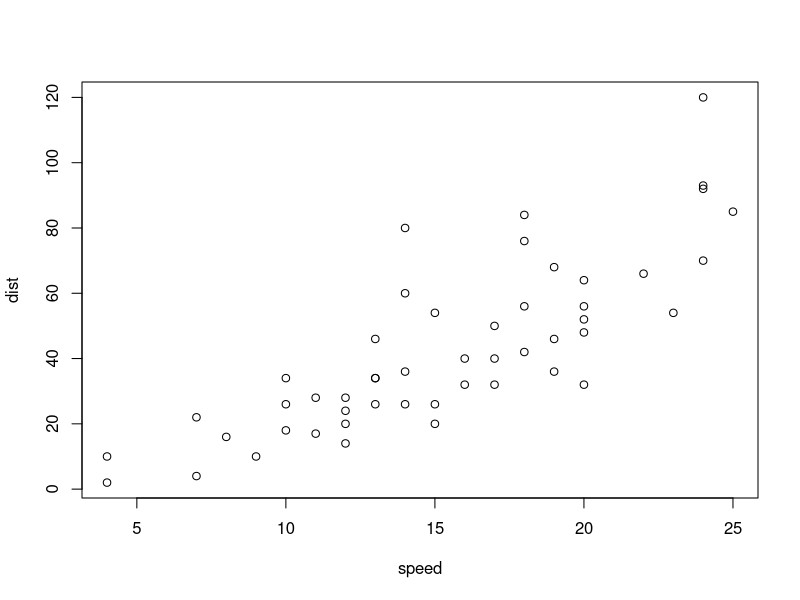
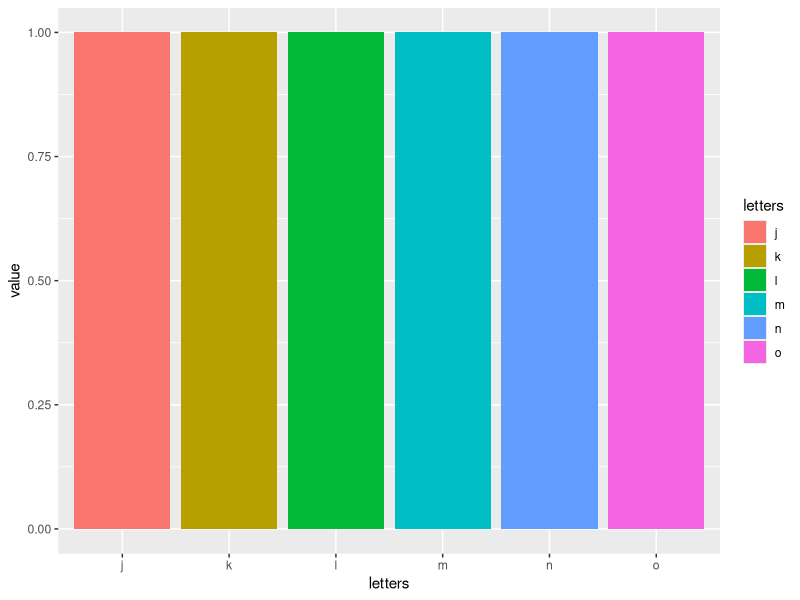
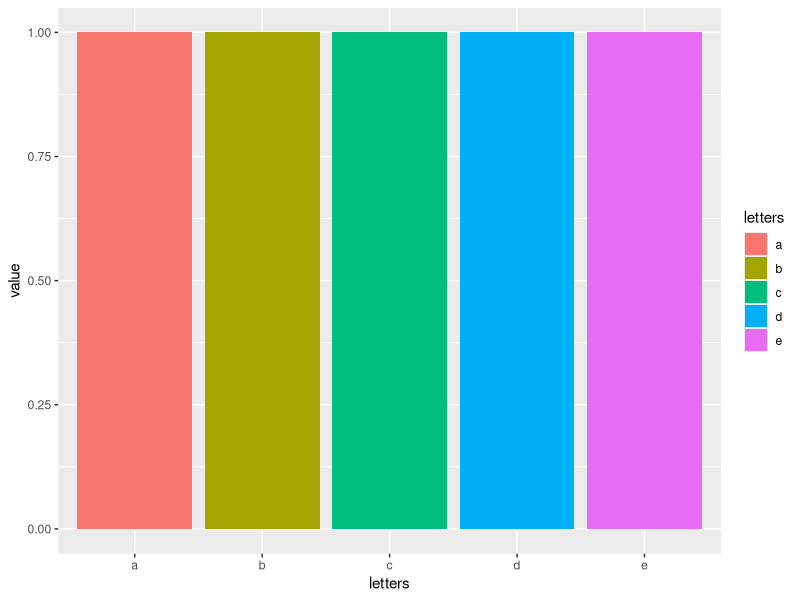
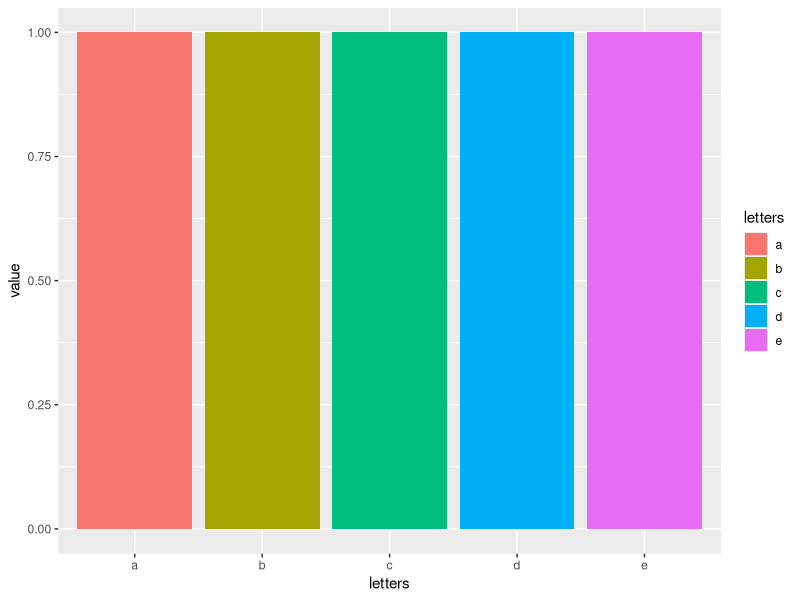
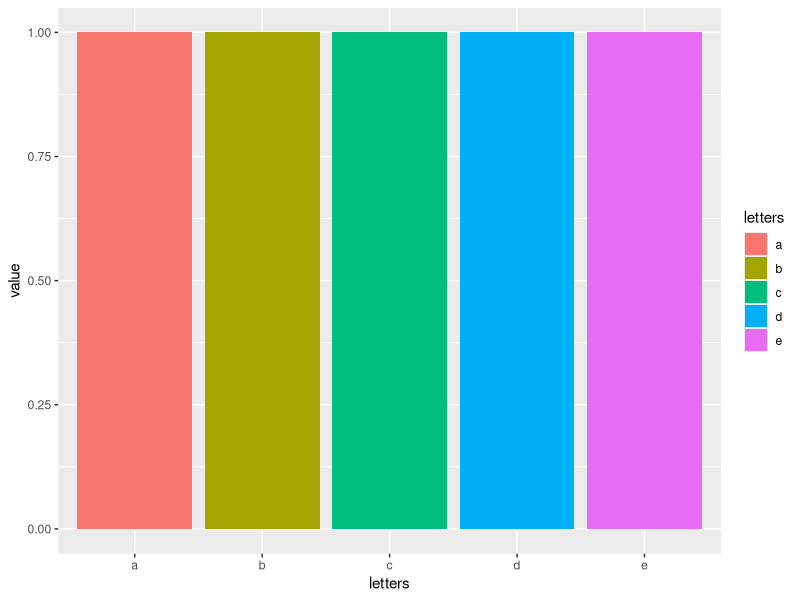

Write R code to recreate these figures, in order.
## ---- chunk 1
knitr::opts_chunk$set(echo = TRUE, warning = FALSE, message = FALSE)

Sys.Date()
## ---- chunk 2
library(knitr)
hook_chunk = knit_hooks$get('chunk')
knit_hooks$set(chunk = function(x, options) {
  if (!is.null(options$echo_opts)) {
    return(paste0("```` ```{r ", options$params.src, "} ````", x, "```` ``` ````"))
  } else {
    return(hook_chunk(x, options)) # pass to default hook
  }
  })

opts_knit$set(eval.after = 'fig.cap')
## ---- chunk 3

library(tidyverse)
## ---- chunk 4

## ---- chunk 5
library(tidyverse)
## ---- chunk 6
head(cars)
## ---- chunk 7
head(cars)
## ---- chunk 8
mean(data)
## ---- chunk 9
plot(cars)
## ---- chunk 10
library(ggplot2)
df <- data.frame(letters = letters[10:15], value = 1)

ggplot(df, aes(letters, value, fill = letters)) +
 geom_bar(stat = "identity")

## ---- chunk 11
library(ggplot2)
df <- data.frame(letters = letters[1:5], value = 1)

ggplot(df, aes(letters, value, fill = letters)) +
 geom_bar(stat = "identity")

## ---- chunk 12
library(ggplot2)
df <- data.frame(letters = letters[1:5], value = 1)

ggplot(df, aes(letters, value, fill = letters)) +
 geom_bar(stat = "identity")

## ---- chunk 13
df <- data.frame(letters = letters[1:5], value = 1)

ggplot(df, aes(letters, value, fill = letters)) +
 geom_bar(stat = "identity")
## ---- chunk 14
x=c(1:10)
x
## ---- chunk 15
library(MASS)
## ---- chunk 16
library(dplyr)
library(MASS)
## ---- chunk 17
cat("I'm raw **Markdown** content.\n",
    "\n",
               "➪ My poetry of Puerto Rico\n")
